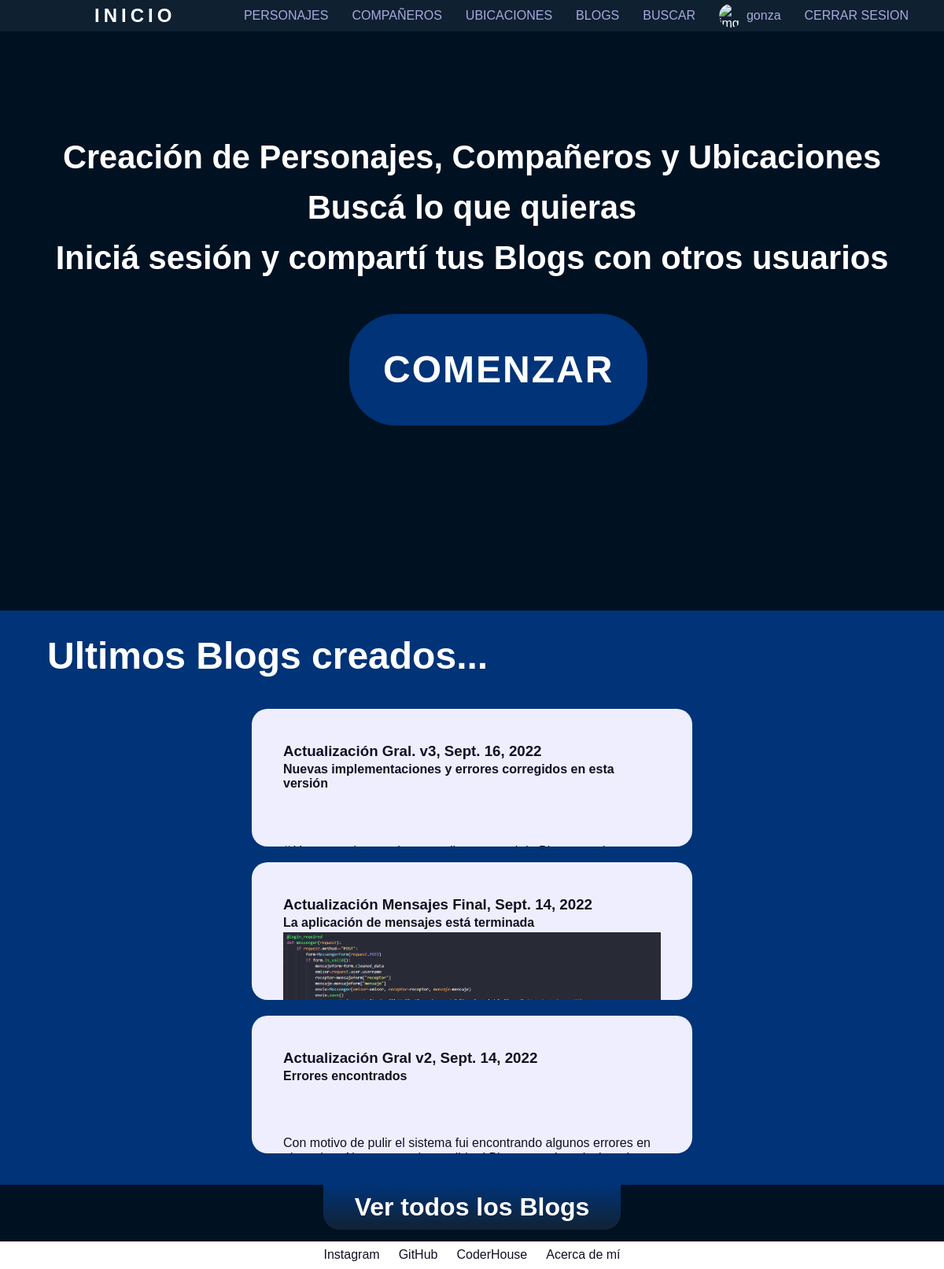
The app's page / (signed in) with its own data.
### AppPersonajes/models.py (models this page shows, shortened)
class UserBlog(models.Model):
    username=models.CharField(max_length=50)
    titulo=models.CharField(max_length=50)
    subtitulo=models.CharField(max_length=100)
    fechapub=models.DateField(default=datetime.now)
    imagen=models.ImageField(upload_to='blogs', null=True, blank=True)
    texto=RichTextField(max_length=2000)

### AppPersonajes/views.py (the view)
# urls.py: path("", inicio, name="inicio"),
def inicio(request):
    blogs=UserBlog.objects.order_by("-fechapub")[:3]
    return render(request, "App/inicio.html", {"blogs":blogs, "imagen":obtenerAvatar(request)})

### AppPersonajes/views.py (called while the page is built)
@login_required
def obtenerAvatar(request):
    lista=Avatar.objects.filter(user=request.user)
    if len(lista)!=0:
        imagen=lista[0].imagen.url
    else:
        imagen=""
    return imagen

### AppPersonajes/templates/App/inicio.html (shortened to what this page needs)
{% extends "App/padre.html" %}
{% load static %}
{% block contenido_variable %}
    <div class="contenedor_inicio">
        <h1 class="titulo_inicio">
            <p class="p1">Creación de Personajes, Compañeros y Ubicaciones</p><br>
            <p class="p2">Buscá lo que quieras</p><br>
            <p class="p3">Iniciá sesión y compartí tus Blogs con otros usuarios</p>
        </h1>
        <a class="btn_crear" href="{% url 'crear' %}">COMENZAR </a>
    </div>
    <div class="last3">Ultimos Blogs creados...</div>
    <section class="section-blogs">
        {% for blog in blogs reversed %}
            <a class="cada-blog" href="{% url 'blog' blog.id %}" title="Leer más">
                <h3>{{ blog.titulo }}, {{ blog.fechapub }}</h3>
                <h4>{{ blog.subtitulo }}</h4>
                {% if blog.imagen %}
                    <img src="{{ blog.imagen.url }}" alt="img-blog" title="Imagen Blog de {{ blog.username }}">
                {% else %}
                    <p class="blog-texto">{{ blog.texto|safe }}</p>
                {% endif %}
            </a>
        {% endfor %}
    </section>
    <a class="btn-listablog" href="{% url 'listablog' %}">Ver todos los Blogs</a>
{% endblock %}

### AppPersonajes/templates/App/padre.html (shortened to what this page needs)
<!DOCTYPE html>
<html lang="en">
    <head>
        {% load static %}
        <link href= "{% static '\App\css\style.css' %}" rel="stylesheet" />
        <link href="{% static '\App\css\normalize.css' %}" rel="stylesheet">
    </head>
    <body>
        <header>
            <a class="btn_inicio" href="{% url 'inicio' %}">INICIO</a>
            <nav class="barra_nav">
                <ul>
                    <li><a class="btn_ref" href="{% url 'personajes' %}">PERSONAJES</a></li>
                    <li><a class="btn_ref" href="{% url 'compañeros' %}">COMPAÑEROS</a></li>
                    <li><a class="btn_ref" href="{% url 'ubicaciones' %}">UBICACIONES</a></li>
                    <li><a class="btn_ref" href="{% url 'listablog' %}">BLOGS</a></li>
                    <li><a class="btn_ref" href="{% url 'busqueda' %}">BUSCAR</a></li>
                    {% if not request.user.is_authenticated %}
                        <li><a class="btn_ref register" href="{% url 'registrate' %}">REGISTRATE</a></li>
                        <li><a class="btn_ref login" href="{% url 'login' %}">INICIAR SESION</a></li>
                    {% else %}
                        <li><a class="btn_ref" href="{% url 'perfil' %}">
                            {% if imagen %}
                                <img class="img-nav" src="{{ imagen }}" alt="img-perfil" title="Foto perfil de {{ user.username }}">
                            {% endif %}{{ user.username }}
                        </a></li>
                        <li><a class="btn_ref logout" href="{% url 'logout' %}">CERRAR SESION</a></li>
                    {% endif %}
                </ul>
            </nav>
        </header>
            {% block contenido_variable %} {% endblock %}
        <footer class="mis_datos">
            <a class="btn_links" target="_blank" href="https://www.instagram.com/gonnzad/">Instagram</a>
            <a class="btn_links" target="_blank" href="https://github.com/GonzaLandini">GitHub</a>
            <a class="btn_links" target="_blank" href="https://plataforma.coderhouse.com/perfil/627a75c68d262f0018d3725f">CoderHouse</a>
            <a class="btn_links" href="{% url 'aboutme' %}">Acerca de mí</a>
        </footer>
    </body>
</html>

### AppPersonajes/static/App/css/style.css (style rules this page uses)
* { color: #fff; text-decoration: none; }
body { background-color: #012; display: flex; flex-direction: column; font-family: sans-serif; }
header { background-color: #123e; display: flex; height: 40px; justify-content: space-between; left: 0; position: fixed; text-align: center; top: 0; width: 100%; z-index: 15; }
.btn_inicio { font-size: 1.5em; font-weight: bold; letter-spacing: 5px; margin: auto; margin-left: 10%; transition: .3s; }
.barra_nav { margin: auto; margin-right: 2.5%; }
.barra_nav ul { display: flex; list-style: none; }
.barra_nav li { margin: auto; }
.img-nav { border-radius: 100%; height: 30px; margin-right: 5px; object-fit:cover; width: 30px; }
.btn_ref { align-items: center; display: flex; color: #aad; margin: 0 15px; min-width: max-content; transition: .3s; }
.mis_datos { background-color: #fff; bottom: 0px; color: #112; display: flex; height: 35px; justify-content: center; position: fixed; width: 100%; z-index: 5; }
.btn_links { color: #112; margin: auto 1%; }
.contenedor_inicio { display: block; height: 92vh; margin-top: 40px; width: 100%; }
.titulo_inicio { font-size: 2.6em; margin: 16vh 0 5vh; text-align: center; width: 100%; }
.titulo_inicio p { display: inline-block; margin: 0; padding: 1vh 0; }
.btn_crear { background-color: #037; border: solid #037; border-radius: 60px; display: flex; font-size: 3em; font-weight: bold; justify-content: center; letter-spacing: 2px; margin:0 37%; min-width: max-content; padding: 40px; transition: 1s; }
.last3 { background-color: #037; font-size: 3em; font-weight: bold; padding: 30px 0 0 5%; width: 100%; }
.section-blogs { align-items: flex-end; background-color: #037; display: flex; flex-wrap: wrap-reverse; height: 100%; justify-content: space-evenly; padding: 30px 50px; width: 100%; }
.cada-blog { background-color: #eef; border-radius: 20px; display: inline-block; padding: 40px; height: 175px; margin: 10px; min-width: 560px; overflow: hidden; width: 32%; }
.cada-blog * { color: #112; margin: 3px 0; }
.blog-texto { display: inline-block; }
.cada-blog img { margin: auto; object-fit: scale-down; }
.btn-listablog { background: linear-gradient(to top, #123, #037); border-radius: 0 0 20px 20px; display: inline-block; font-size: 2em; font-weight: bold; margin: 0 auto 50px; padding: 10px 40px; text-align: center; width: max-content; }

### records on screen
UserBlog: titulo "Actualización Gral v2", fechapub "Sept. 14, 2022", subtitulo "Errores encontrados", texto "Con motivo de pulir el sistema fui encontrando algunos errores en…"
UserBlog: titulo "Actualización Mensajes Final", fechapub "Sept. 14, 2022", subtitulo "La aplicación de mensajes está terminada", imagen (picture)
UserBlog: titulo "Actualización Gral. v3", fechapub "Sept. 16, 2022", subtitulo "Nuevas implementaciones y errores corregidos en esta versión"

### other values on screen
{{ user.username }} "gonza"
